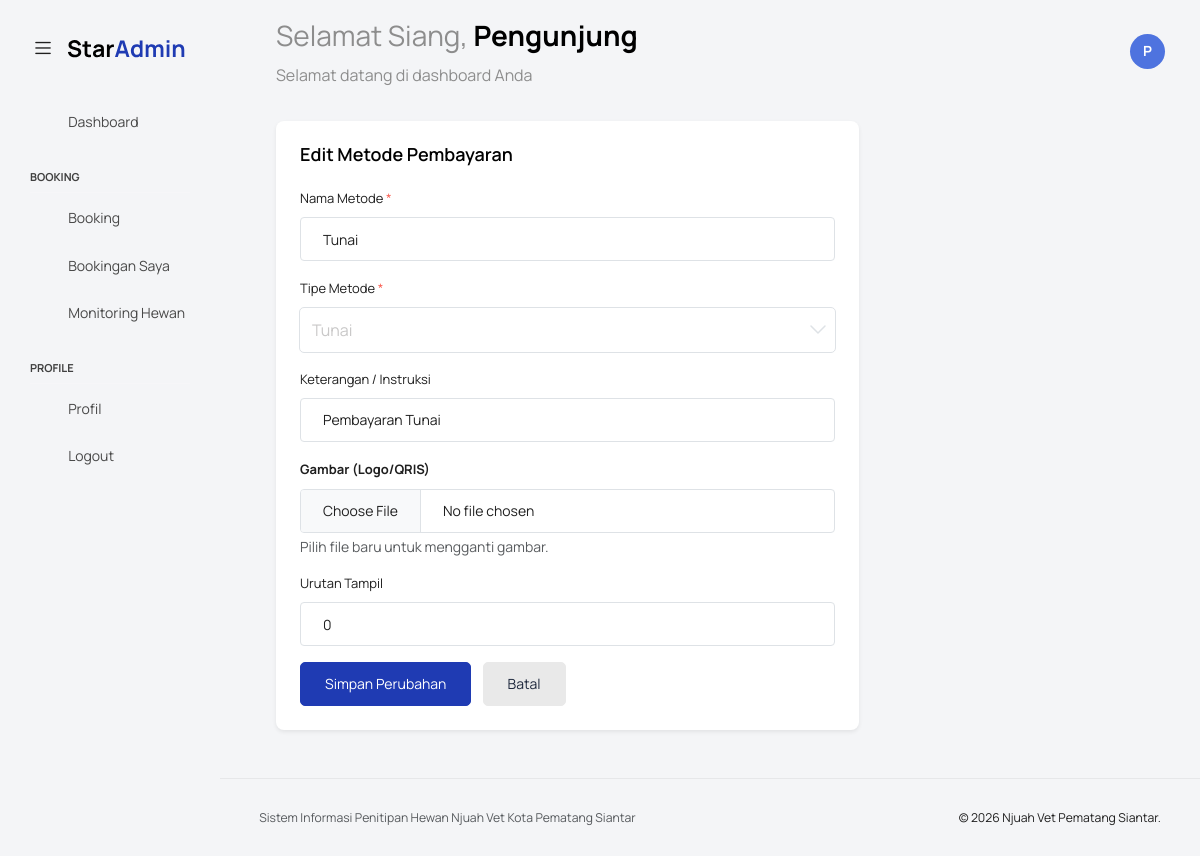
Screenshot of /metode_pembayaran/edit.php?id=7 with the database file from the repository.
### tables this page shows
CREATE TABLE `metode_pembayaran` (
  `id_metode` int(11) NOT NULL,
  `nama_metode` varchar(50) NOT NULL COMMENT 'QRIS, BCA, Mandiri, OVO, GoPay, dll',
  `tipe_metode` enum('QRIS','Transfer Bank','E-Wallet','Tunai') NOT NULL,
  `keterangan` text DEFAULT NULL COMMENT 'Deskripsi / instruksi pembayaran',
  `gambar_metode` varchar(255) DEFAULT NULL COMMENT 'Path/URL gambar QRIS atau logo bank',
  `is_active` tinyint(1) NOT NULL DEFAULT 1 COMMENT '1 = aktif, 0 = nonaktif',
  `urutan` int(11) DEFAULT 0,
  `created_at` datetime DEFAULT current_timestamp(),
  `updated_at` datetime DEFAULT current_timestamp() ON UPDATE current_timestamp()
);

### metode_pembayaran/edit.php (the view, shortened to what this page needs)
<?php
require '../templates/header.php';
require '../templates/navbar.php';
require '../templates/sidebar.php';
$id_metode = filter_var($_GET['id'] ?? 0, FILTER_VALIDATE_INT);
$query = "SELECT * FROM metode_pembayaran WHERE id_metode = $id_metode";
$res = mysqli_query($koneksi, $query);
$data = mysqli_fetch_assoc($res);
?>
<div class="main-panel">
    <div class="content-wrapper">
        <div class="row">
            <div class="col-md-8 grid-margin stretch-card">
                <div class="card card-rounded shadow-sm">
                    <div class="card-body">
                        <h4 class="card-title">Edit Metode Pembayaran</h4>
                        <form class="forms-sample" method="POST" action="proses.php" enctype="multipart/form-data">
                            <div class="form-group mb-3">
                                <label>Nama Metode <span class="text-danger">*</span></label>
                                <input type="text" name="nama_metode" class="form-control" value="<?= htmlspecialchars($data['nama_metode']); ?>" required>
                            </div>
                            <div class="form-group mb-3">
                                <label>Tipe Metode <span class="text-danger">*</span></label>
                                <select name="tipe_metode" class="form-select" required>
                                    <option value="Tunai" <?= $data['tipe_metode'] == 'Tunai' ? 'selected' : ''; ?>>Tunai</option>
                                </select>
                            </div>
                            <div class="form-group mb-3">
                                <label>Keterangan / Instruksi</label>
                                <textarea name="keterangan" class="form-control" rows="3"><?= htmlspecialchars($data['keterangan']); ?></textarea>
                            </div>
                            <div class="form-group mb-3">
                                <label class="fw-bold">Gambar (Logo/QRIS)</label>
                                <input type="file" name="gambar_metode" id="input-foto-edit" class="form-control" accept="image/*">
                                <small class="text-muted d-block mt-1">Pilih file baru untuk mengganti gambar.</small>
                            </div>
                            <div class="form-group mb-3">
                                <label>Urutan Tampil</label>
                                <input type="number" name="urutan" class="form-control" value="<?= $data['urutan']; ?>" min="0">
                            </div>
                            <button type="submit" class="btn btn-primary text-white me-2">Simpan Perubahan</button>
                            <a href="index.php" class="btn btn-light">Batal</a>
                        </form>
                    </div>
                </div>
            </div>
        </div>
    </div>
    <?php require '../templates/footer.php'; ?>

### rows the page displays
metode_pembayaran: nama_metode "Tunai", tipe_metode "Tunai", keterangan "Pembayaran Tunai", urutan "0"

### other values shown
$sapaan "Selamat Siang"
$nama_user "Pengunjung"
$inisial "P"
